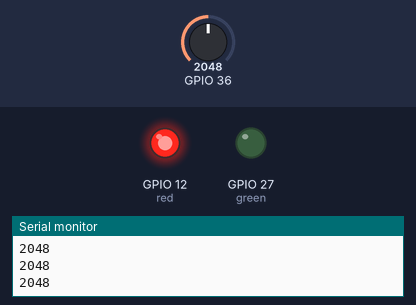
Recording of a sketch running on a simulated ESP32. On the bench: output pins drawn as LEDs (lit = HIGH), the last lines printed to the serial monitor. The inputs (shaded band) are chosen by the test bench; at power-on: GPIO 36 = 2048.

Above: at 1.2 s.
1.3 s: GPIO 36 set to 260
At 2.4 s:
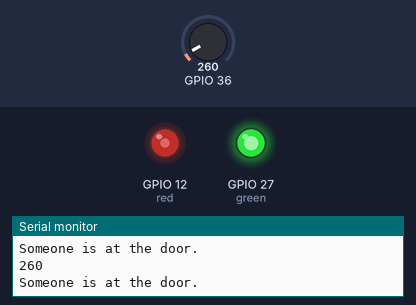
2.8 s: GPIO 36 set to 340
At 3.8 s:
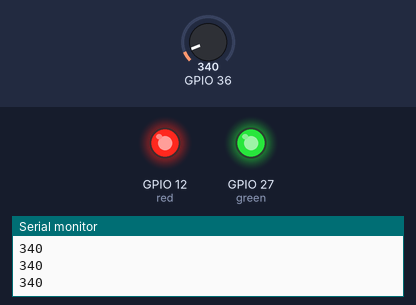
4.3 s: GPIO 36 set to 0
At 4.8 s:
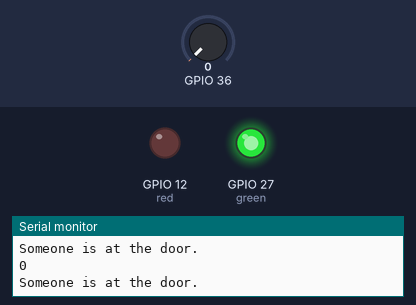
5.8 s: GPIO 36 set to 491
At 6.8 s:
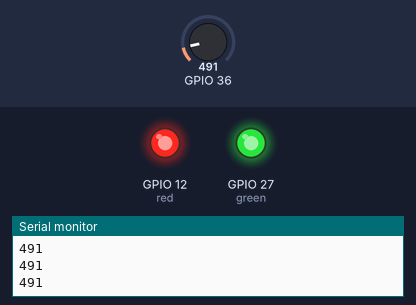
Timing chart, 0 to 8.3 s (numbered marks = the images above; inputs shaded):
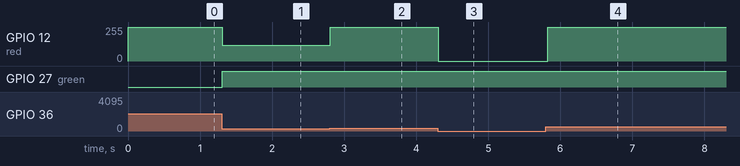

Measured:
- after the input at 1.3 s, GPIO 12 (red): 255/255 → 117/255 at once; GPIO 27 (green): LOW → HIGH at once
- after the input at 2.8 s, GPIO 12 (red): 117/255 → 255/255 at once
- after the input at 4.3 s, GPIO 12 (red): 255/255 → 0/255 at once
- after the input at 5.8 s, GPIO 12 (red): 0/255 → 255/255 at once

The sketch:

Project2.ino
```cpp
//referenced: sensor example
//implemented: RGB instead

// inputs
int red = 12;
int green = 27;

// PWM (pulse width modulation)
const int freq = 5000;
int ledChannel = 0;
const int resolution = 8;

void setup(){
  // outputs
  pinMode(red, OUTPUT);
  pinMode(green, OUTPUT);

  // LED PWM functionalitites
  ledcSetup(ledChannel, freq, resolution);

  // attach the channel GPIO (general-purpose input/output)
  ledcAttachPin(red, ledChannel);

  // serial communication (bits per second)
  Serial.begin(9600);

}

void loop(){
  // analog pin A0
  int sensorValue = analogRead(A0);
  // print value
  Serial.println(sensorValue);

  // INPUT
  sensorValue = constrain(sensorValue, 200, 330);
  int brightness = map(sensorValue, 200, 330, 0 , 255);

  //OUTPUT
  ledcWrite(ledChannel, brightness);

  if(sensorValue < 300){
  // orange when sensor is high and green when low
  digitalWrite(green, HIGH);
  Serial.println("Someone is at the door.");
  }
}
```
